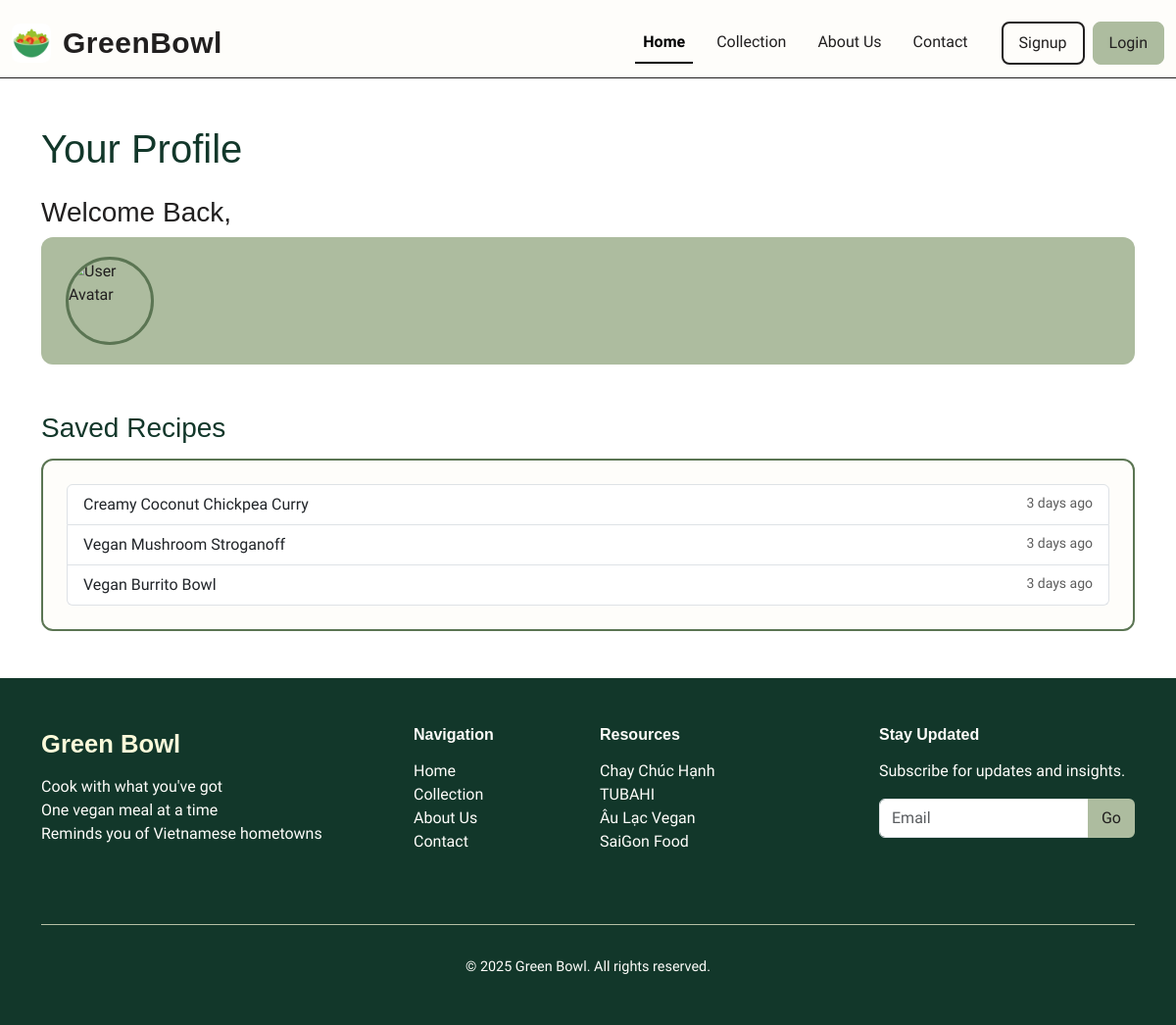
The app's page /profile/1 with its own data.
### recipe/models.py (models this page shows)
class Recipe(models.Model):
    name = models.CharField()
    picture = models.ImageField(upload_to="products/")
    ingridents = models.ManyToManyField(Ingridient, related_name="food")
    description = models.CharField(default = "")
    instruction = models.TextField(default = "")

### recipe/views.py (the view)
# urls.py: path("profile/<int:id>", views.profile, name="profile"),
def profile(request, id):
    recipe_saved = User.objects.get(id=id).saved.all()
    return render(request, "recipe/profile.html", {"recipes":recipe_saved})

### recipe/templates/recipe/profile.html (shortened to what this page needs)
{% extends 'recipe/layout.html' %}
{% block body %}
<div class="container profile-page my-5">
            <h1 class="page-title mb-4">Your Profile</h1>
            <h3>Welcome Back, {{user.username}}</h3>
            <div class="profile-header d-flex align-items-center gap-4 mb-5">
                <img src="https://avatar.iran.liara.run/public"
                    alt="User Avatar"
                    class="avatar-img">
            </div>
            <section class="saved-recipes-section mb-5">
                <h3 class="section-title">Saved Recipes</h3>
                <div class="saved-recipes-card p-4">
                    {% if not recipes %}
                    <p class="empty-message">You haven't saved any recipes yet.</p>
                    <a href="{% url 'collection' %}" class="btn browse-btn mb-3">Start Browsing</a>
                    {% else %}
                    <div class="list-group saved-recipe-list">
                        {% for recipe in recipes %}
                        <a href="{% url 'recipe' recipe.id %}" class="list-group-item list-group-item-action">
                            <div class="d-flex w-100 justify-content-between">
                                {{recipe.name}}
                                <small>3 days ago</small>
                            </div>
                        </a>
                        {% endfor %}
                </div>
                {% endif %}
            </section>
</div>
{% endblock %}

### records on screen
Recipe: name "Creamy Coconut Chickpea Curry"
Recipe: name "Vegan Mushroom Stroganoff"
Recipe: name "Vegan Burrito Bowl"
